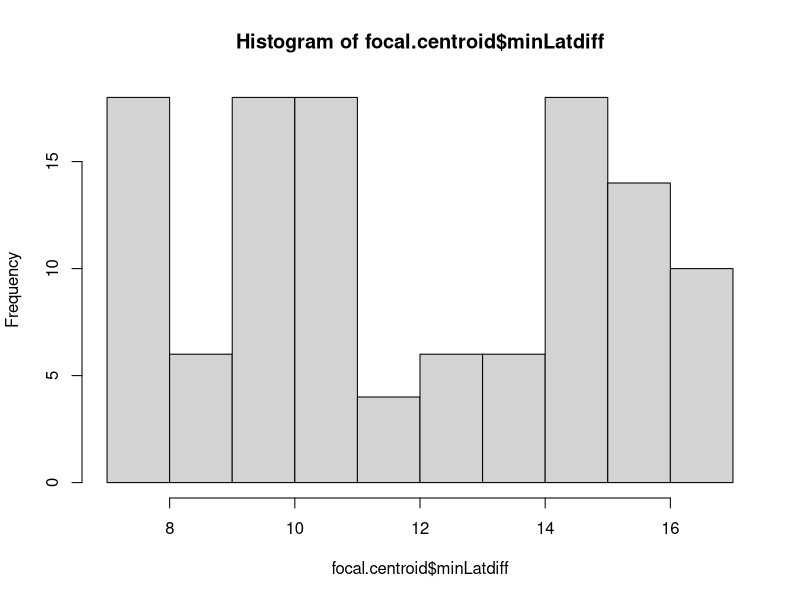
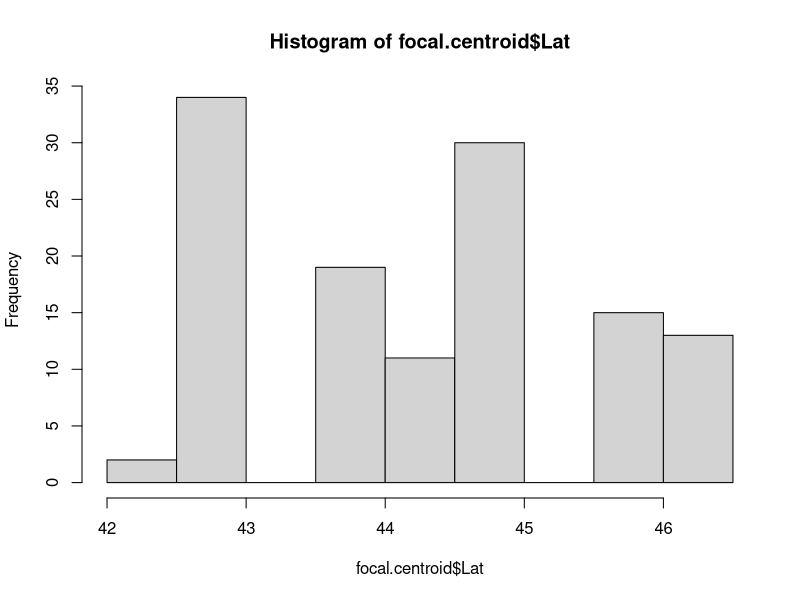

The R script that drew these images, in order:
## source code for Fig. 2 Basal Area vs. Competition Index

centroid <- read.csv("centroid_data.csv")
centroid$sp = c("ACEPEN", "BETPAP", "CORALT", "FAGGRA", "HAMVIR", "SORAME")
centroid <- subset(centroid, select = c("sp","minLat", "maxLat", "midLat", "minTemp", "maxTemp", "midTemp", 
                                        "minPrec", "maxPrec", "midPrec"))

focal <- read.csv("focal.species.dbh.csv")
names(focal)
focal$Height <- NULL
focal$DBH <- NULL

lat.long <- read.csv("DBH.Lat.Long.csv")
lat.long <- subset(lat.long, select = c("Individual", "DBH", "Height", "Lat", "Long"))

focal <- merge(lat.long, focal, by = "Individual")
names(focal)

focal$DBH[focal$DBH == "less.than.1"] = 0.5 # make all less.than.1 into .5
focal$DBH[focal$DBH == "less.than.1"] = 0.5 # make all less.than.1 into .5
focal$DBH[focal$DBH == "less.than.2"] = 1 # make all <2 measures into 1

other.dbh <- read.csv("all.species.dbh.csv")

# merge datasets -- NAs appearing in CORALTs so check this
setdiff(unique(other.dbh$Individual), unique(focal$Individual))
all.dbh <- merge(focal, other.dbh, by = "Individual", all.x = TRUE, all.y = TRUE, suffixes = c(".focal", ".other"))

head(all.dbh)

#index
all.dbh[which(is.na(all.dbh$DBH.focal) == TRUE), ]

# Clean up DBH measures
all.dbh$DBH.other <- as.character(all.dbh$DBH.other) # convert from factor to character
all.dbh$DBH.focal <- as.character(all.dbh$DBH.focal)

all.dbh$DBH.other[all.dbh$DBH.other == "less.than.1"] = 0.5 # make all less.than.1 into .5
all.dbh$DBH.focal[all.dbh$DBH.focal == "less.than.1"] = 0.5 # make all less.than.1 into .5
all.dbh$DBH.other[all.dbh$DBH.other == "less.than.2"] = 1 # make all <2 measures into 1

all.dbh$DBH.other <- as.numeric(as.character(all.dbh$DBH.other))
all.dbh$DBH.focal <- as.numeric(as.character(all.dbh$DBH.focal))# convert from factor to numeric

summary(all.dbh$DBH.other) # should not be any NA

# say whether focal DBH is smaller than competing individual
all.dbh["greater"] <- all.dbh$DBH.focal < all.dbh$DBH.other
#View(all.dbh)

# filter  data so only individiuals with DBHs greater than the focal DBH exist
compet <- all.dbh[which(all.dbh$DBH.other > all.dbh$DBH.focal),]

dim(all.dbh[which(all.dbh$greater == TRUE) ,])

# separate out same species to measure intra-specific competition
compet$sp = substr(compet$Individual, 1, 6)
compet$intra.sp <- compet$Comp.Species == compet$sp
head(compet)
intra.compet <- compet[which(compet$intra.sp == TRUE & compet$DBH.focal < compet$DBH.other),]
intra.compet$BA = .5*pi*(intra.compet$DBH.other)^2
intra.compet$fBA = .5*pi*(intra.compet$DBH.focal)^2
intra.comp.BA <- data.frame(tapply(intra.compet$BA, intra.compet$Individual, sum))

# create basal area variables of only those individuals
compet$BA = .5*pi*(compet$DBH.other)^2
compet$fBA = .5*pi*(compet$DBH.focal)^2

# sum the basal area for each individual

# This is very problematic... made a 'numeric' data frame composed of just the level values
# focal["competing.BA"] <- data.frame(tapply(compet$BA, compet$Individual, sum))
# This is what you wanted to do
# focal <- data.frame(focal, competing.BA = tapply(compet$BA, compet$Individual, sum))

sum.BA <- tapply(compet$BA, compet$Individual, sum)
sum.BA.df <- data.frame(Individual = names(sum.BA), sum.BA = sum.BA)
focal.ba <- merge(focal, sum.BA.df, by = "Individual", all.y = TRUE, all.x = TRUE)
focal.ba$DBH = as.numeric(focal.ba$DBH)
focal.ba$BA = .5*pi*(focal.ba$DBH)^2
class(focal.ba$DBH)
head(focal.ba)

focal.ba$log.cBA = log(focal.ba$sum.BA) # what are NAs from? Some have no competing BA values apparently
focal.ba$relative.BA = focal.ba$BA / focal.ba$sum.BA
head(focal.ba)

# create new species variable
focal.ba$sp = substr(focal.ba$Individual, 1, 6)

# merge focal.ba with centroid data
focal.centroid <- merge(focal.ba, centroid, by = "sp", all.x = TRUE, all.y = TRUE)

# create new variable with difference between centroid and latitude of site
focal.centroid$minLatdiff = focal.centroid$Lat - focal.centroid$minLat
hist(focal.centroid$minLatdiff)
hist(focal.centroid$Lat)

# subset by species for graphing/modeling purposes
coralt <- focal.centroid[focal.centroid$sp == "CORALT",]
hamvir <- focal.centroid[focal.centroid$sp == "HAMVIR",]
sorame <- focal.centroid[focal.centroid$sp == "SORAME",]
acepen <- focal.centroid[focal.centroid$sp == "ACEPEN",]
focal.small <- rbind(coralt, sorame, hamvir, acepen)

betpap <- focal.centroid[focal.centroid$sp == "BETPAP",]
faggra <- focal.centroid[focal.centroid$sp == "FAGGRA",]
quealb <- focal.centroid[focal$sp == "QUEALB",]
focal.large <- rbind(betpap, faggra, quealb)

